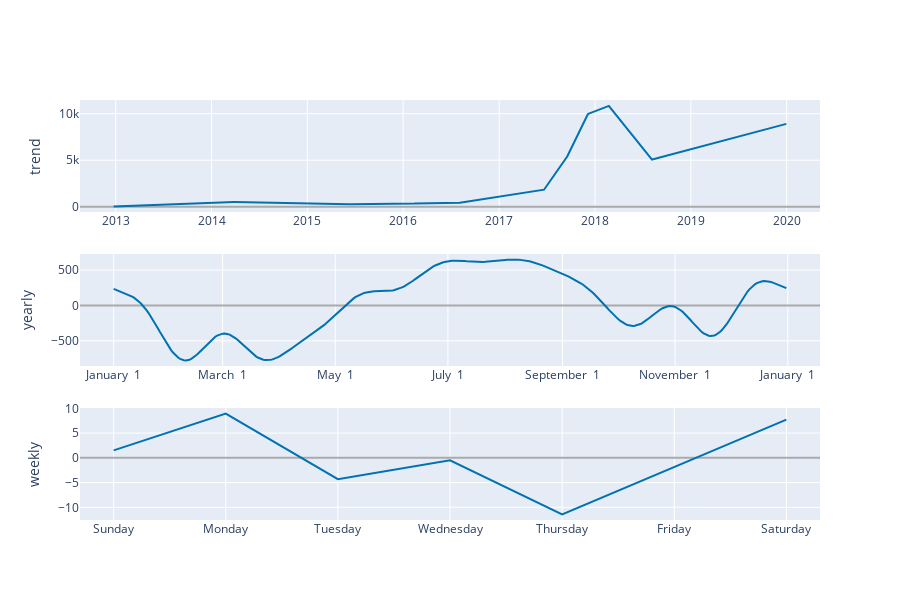

Here is the notebook cell this chart was saved with:
### Code cell
plot_components_plotly(model, pred_train)

### Figure 1 — Plotly figure (JSON) as saved in the notebook; plotly's stock layout.template omitted (floating-point values rounded to 4 significant figures; data arrays with more than 128 entries replaced by an {"elided": "..."} marker saying what was removed)
{"data": [{"line": {"color": "#0072B2", "width": 2}, "mode": "lines", "name": "trend", "type": "scatter", "x": {"elided": "2564 str values"}, "xaxis": "x", "y": {"elided": "2564 float values"}, "yaxis": "y"}, {"line": {"color": "#0072B2", "width": 2}, "mode": "lines", "name": "yearly", "type": "scatter", "x": {"elided": "365 str values"}, "xaxis": "x2", "y": {"elided": "365 float values"}, "yaxis": "y2"}, {"line": {"color": "#0072B2", "width": 2}, "mode": "lines", "name": "weekly", "type": "scatter", "x": ["2017-01-01T00:00:00", "2017-01-02T00:00:00", "2017-01-03T00:00:00", "2017-01-04T00:00:00", "2017-01-05T00:00:00", "2017-01-06T00:00:00", "2017-01-07T00:00:00"], "xaxis": "x3", "y": [1.516, 8.94, -4.324, -0.4909, -11.43, -1.93, 7.722], "yaxis": "y3"}], "layout": {"height": 600, "showlegend": false, "width": 900, "xaxis": {"anchor": "y", "domain": [0, 1], "range": ["2012-08-17T20:24:00", "2020-05-07T03:36:00"], "type": "date"}, "xaxis2": {"anchor": "y2", "domain": [0, 1], "range": ["2016-12-13T18:54:02.958904115", "2018-01-18T11:04:57.863013581"], "tickformat": "%B %e", "type": "date"}, "xaxis3": {"anchor": "y3", "domain": [0, 1], "range": ["2016-12-31T16:48:00", "2017-01-07T07:12:00"], "tickformat": "%A", "type": "date"}, "yaxis": {"anchor": "x", "domain": [0.7333, 1], "rangemode": "normal", "title": {"text": "trend"}, "zerolinecolor": "#AAA"}, "yaxis2": {"anchor": "x2", "domain": [0.3667, 0.6333], "title": {"text": "yearly"}, "zerolinecolor": "#AAA"}, "yaxis3": {"anchor": "x3", "domain": [0, 0.2667], "title": {"text": "weekly"}, "zerolinecolor": "#AAA"}}}
